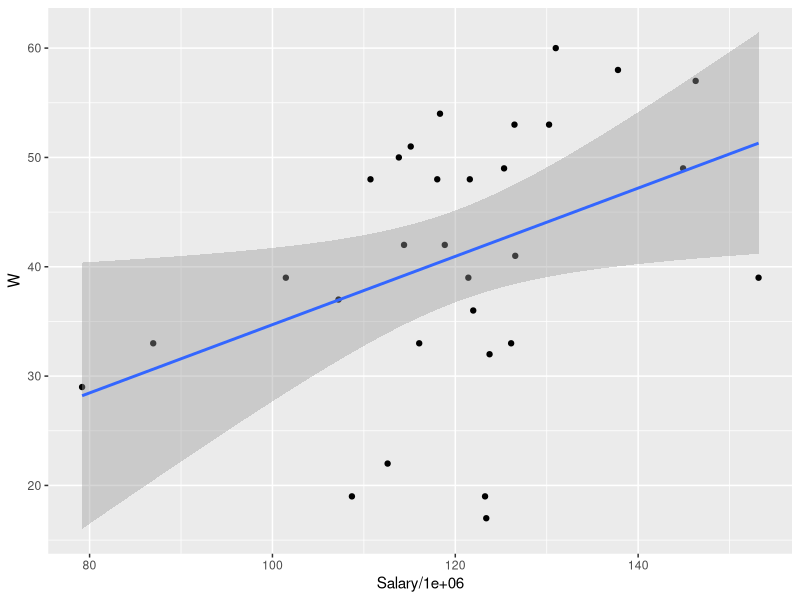
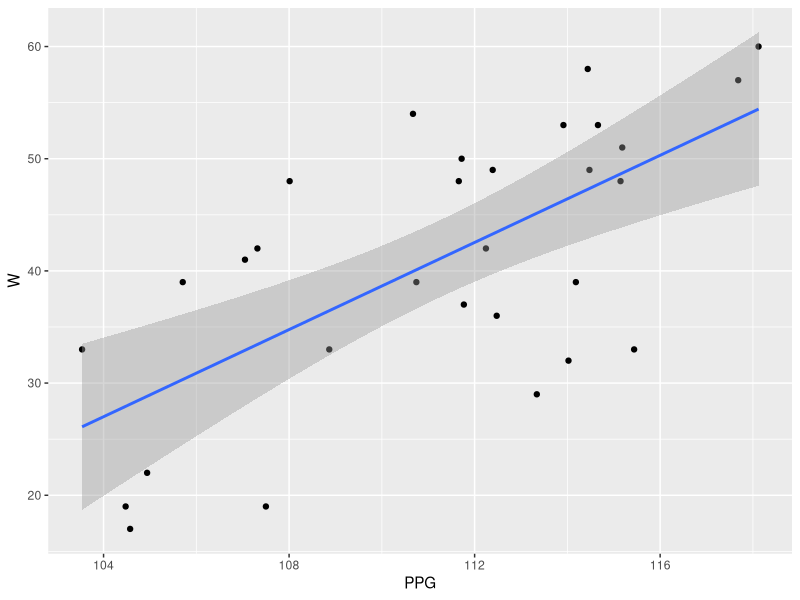
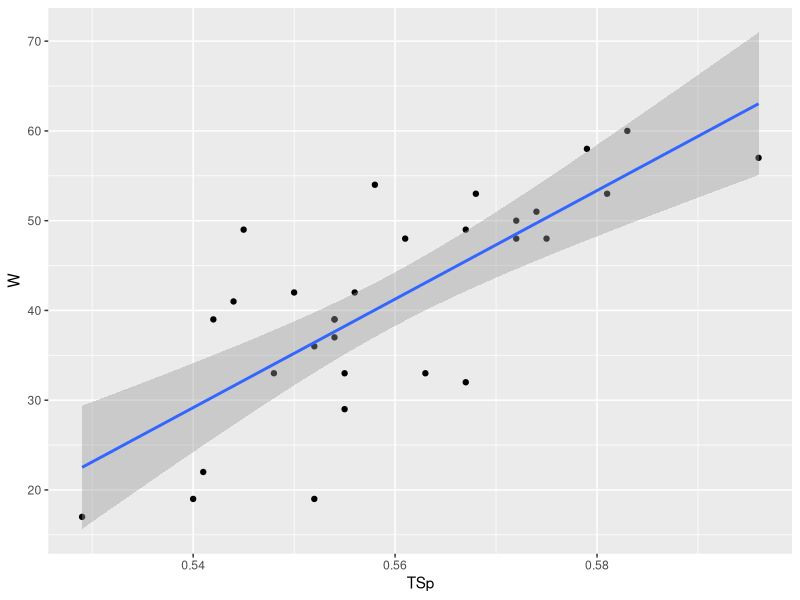
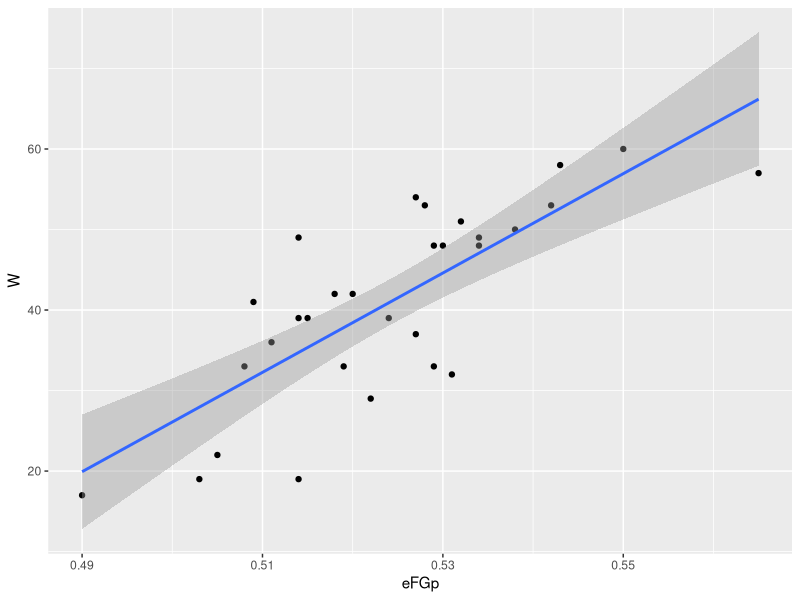
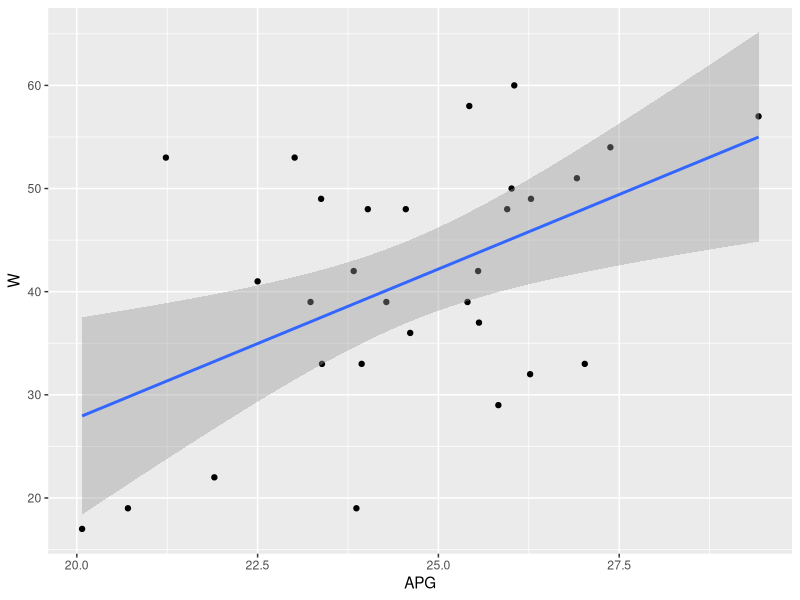
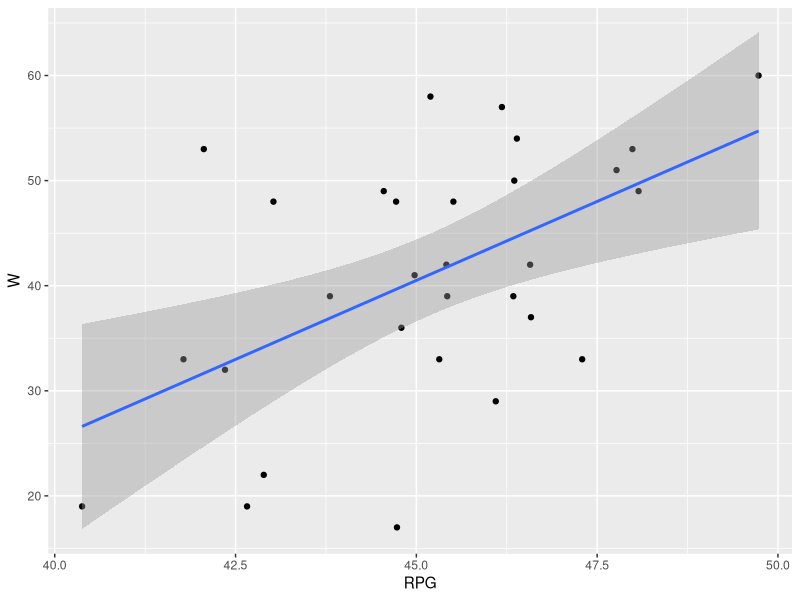
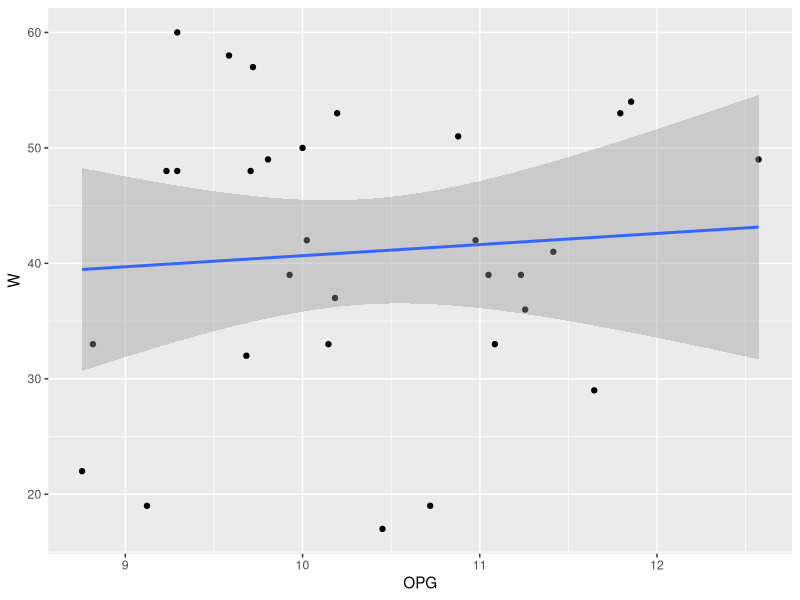
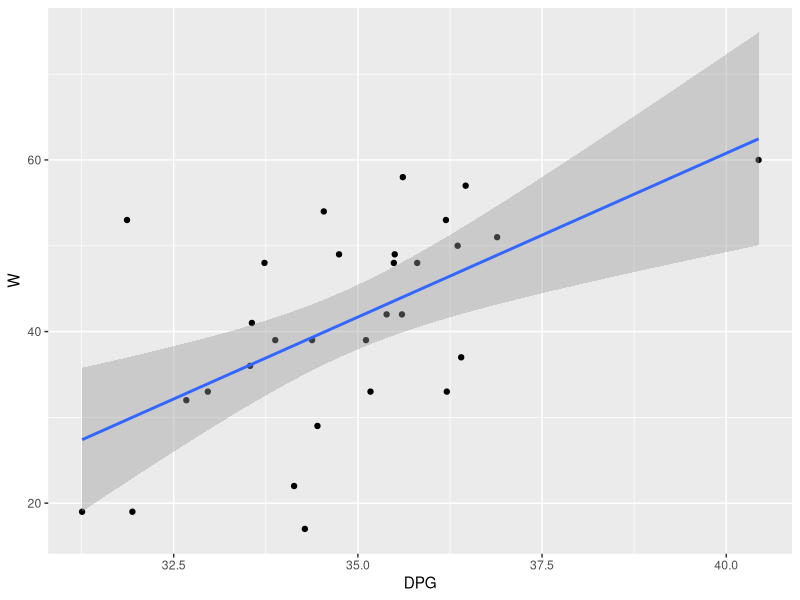

Write the R code that produced these figures, in order.
## Exploratory Data Analysis - Teams


## Loading Relevant Packages

library(tidyverse)



## Reading in the Data

teams <- read_csv("data/processed/team_stats_final.csv")


## Exploratory Analysis of the Data

## Each cycle of code creates a plot, prints the plot & shows the correlation coefficient. The correlation is 
## important as it will contribute to the modelling process.


## Salary vs Wins


salary_wins <- teams %>%
  ggplot(aes(Salary / 1000000, W)) +
  geom_point() +
  geom_smooth(method = "lm") 

salary_wins

cor(teams$Salary, teams$W, method = "pearson") # More money to spend does not equal more wins.


## PPG vs Wins


ppg_wins <- teams %>%
  ggplot(aes(PPG, W)) +
  geom_point() +
  geom_smooth(method = "lm") 

ppg_wins

cor(teams$PPG, teams$W, method = "pearson") # More points per game generally signifies more wins.


## TSp vs Wins

tsp_wins <- teams %>%
  ggplot(aes(TSp, W)) +
  geom_point() +
  geom_smooth(method = "lm") 

tsp_wins

cor(teams$TSp, teams$W, method = "pearson") # Higher true shooting percentage strongly contributes to more wins.



## eFGp vs Wins

efgp_wins <- teams %>%
  ggplot(aes(eFGp, W)) +
  geom_point() +
  geom_smooth(method = "lm") 

efgp_wins

cor(teams$eFGp, teams$W, method = "pearson") # Better field goal efficiency strongly contributes to more wins.


## APG vs Wins

apg_wins <- teams %>%
  ggplot(aes(APG, W)) +
  geom_point() +
  geom_smooth(method = "lm")

apg_wins

cor(teams$APG, teams$W, method = "pearson") # More assists per game moderately affects wins.



## RPG vs Wins


rpg_wins <- teams %>%
  ggplot(aes(RPG, W)) +
  geom_point() +
  geom_smooth(method = "lm")

rpg_wins

cor(teams$RPG, teams$W, method = "pearson") # More rebounds per game moderately affects wins.


## OPG vs Wins

opg_wins <- teams %>%
  ggplot(aes(OPG, W)) +
  geom_point() +
  geom_smooth(method = "lm")

opg_wins

cor(teams$OPG, teams$W, method = "pearson") # Offensive rebounds do not affect wins.


## DPG vs Wins

dpg_wins <- teams %>%
  ggplot(aes(DPG, W)) +
  geom_point() +
  geom_smooth(method = "lm")

dpg_wins

cor(teams$DPG, teams$W, method = "pearson") # More defensive rebounds per game moderately affects wins.


## SPG vs Wins

spg_wins <- teams %>%
  ggplot(aes(SPG, W)) +
  geom_point() +
  geom_smooth(method = "lm")

spg_wins

cor(teams$SPG, teams$W, method = "pearson") # More steals per game does not affect wins.


## BPG vs Wins

bpg_wins <- teams %>%
  ggplot(aes(BPG, W)) +
  geom_point() +
  geom_smooth(method = "lm")

bpg_wins

cor(teams$BPG, teams$W, method = "pearson") # Blocks per game moderately affects wins.


## TPG vs WIns

tpg_wins <- teams %>%
  ggplot(aes(TPG, W)) +
  geom_point() +
  geom_smooth(method = "lm")

tpg_wins

cor(teams$TPG, teams$W, method = "pearson") # Turnovers per game do not affect wins.


## FPG vs Wins

fpg_wins <- teams %>%
  ggplot(aes(FPG, W)) +
  geom_point() +
  geom_smooth(method = "lm")

fpg_wins

cor(teams$FPG, teams$W, method = "pearson") # Fouls do not influence wins.


## Metrics to be used in modelling expected Wins : PPG, TSp, eFGp, APG, DPG, BPG. 
  